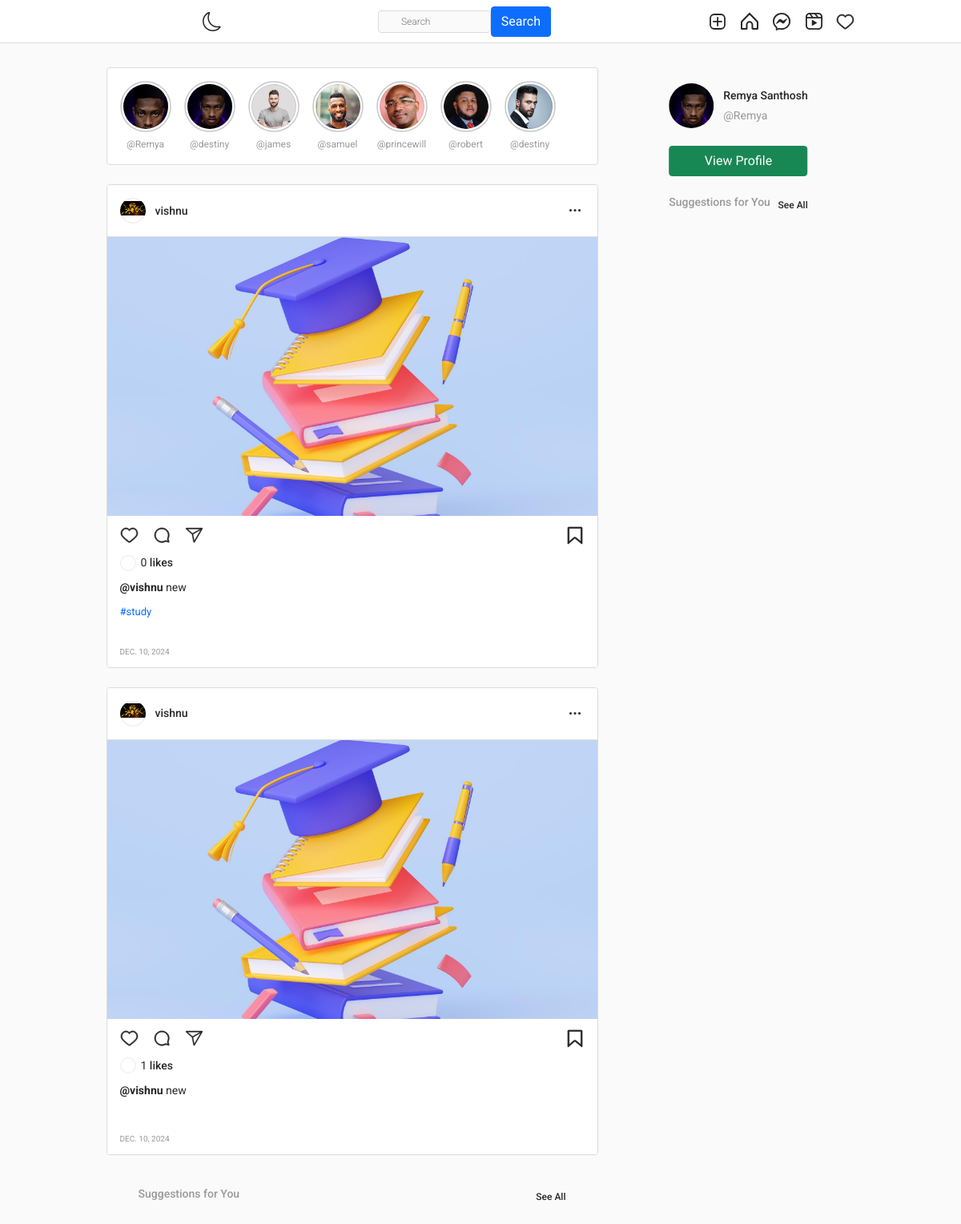
Page /post/ (signed in) on the committed database.
### users/models.py (models this page shows, shortened)
class Profile(models.Model):
    user = models.OneToOneField(User, related_name='profile', on_delete=models.CASCADE)
    image = models.ImageField(upload_to="photos/place", null=True, default="default.jpg")
    first_name = models.CharField(max_length=200, null=True, blank=True)
    last_name = models.CharField(max_length=200, null=True, blank=True)
    bio = models.TextField(max_length=200, null=True, blank=True)
    location = models.CharField(max_length=200, null=True, blank=True)
    url = models.URLField(max_length=200, null=True, blank=True)

### post/models.py (models this page shows, shortened)
class Post(models.Model):
    id = models.UUIDField(primary_key=True, default=uuid.uuid4, editable=False)
    picture = models.ImageField(upload_to='photos/place', verbose_name="Picture")
    caption = models.CharField(max_length=10000, verbose_name="Caption")
    posted = models.DateField(auto_now_add=True)
    tags = models.ManyToManyField(Tag, related_name="tags")
    user = models.ForeignKey(User, on_delete=models.CASCADE)
    likes = models.IntegerField(default=0)

class Tag(models.Model):
    title = models.CharField(max_length=75, verbose_name='Tag')
    slug = models.SlugField(null=False, unique=True, default=uuid.uuid1)
    class Meta:
        verbose_name = 'Tag'
        verbose_name_plural = 'Tags'
    def get_absolute_url(self):
        return reverse('tags', args=[self.slug])
    def __str__(self):
        return self.title

### post/views.py (the view)
# urls.py: path('post/', include('post.urls')),
def post(request):
    user = request.user
    if request.user.is_authenticated:
        try:
            posts = Stream.objects.filter(user=user)
        except user.DoesNotExist:
            user=None
    else:
        user=None
    group_ids = []
    if request.user.is_authenticated:
        try:
            for post in posts:
                group_ids.append(post.post_id)
        except:
            posts=None
    else:
        posts=None
    post_items = Post.objects.filter(id__in=group_ids).all().order_by('-posted')
    context = {
        'post_items': post_items,
    }
    return render(request, 'post/post.html',context)

### category/context_processors.py (called while the page is built)
def menu_links(request):
    links= Category.objects.all()
    return dict(links=links)

### templates/post/post.html (shortened to what this page needs)
{% extends 'post_base.html' %}
{% load static %}
{% block content %}
    <main class="main-container">
        <section class="content-container">
            <div class="content">
                <div class="stories">
                    <div class="stories__content">
                        <button class="story">
                            <div class="story__avatar">
                                <div class="story__border">
                                </div>
                                <div class="story__picture">
                                    <img src="{{request.user.profile.image.url}}" style="width: 80px; height: 80px; object-fit: cover;">
                                </div>
                            </div>
                            <span class="story__user">@{{request.user.username}}</span>
                        </button>
                        <button class="story">
                            <div class="story__avatar">
                                <div class="story__border">
                                </div>
                                <div class="story__picture">
                                    <img src="{% static 'assets2/images/6.jpg' %}">
                                </div>
                            </div>
                            <span class="story__user">@destiny</span>
                        </button>
                    <button class="story">
                            <div class="story__avatar">
                                <div class="story__border">
                                </div>
                                <div class="story__picture">
                                    <img src="{% static 'assets2/images/1.jpg' %}">
                                </div>
                            </div>
                            <span class="story__user">@james</span>
                        </button>
                        <button class="story">
                            <div class="story__avatar">
                                <div class="story__border">
                                </div>
                                <div class="story__picture">
                                    <img src="{% static 'assets2/images/2.jpg' %}" style="width: 100px; height: 100px; object-fit: cover;">
                                </div>
                            </div>
                            <span class="story__user">@samuel</span>
                        </button>
                        <button class="story">
                            <div class="story__avatar">
                                <div class="story__border">
                                </div>
                                <div class="story__picture">
                                    <img src="{% static 'assets2/images/5.jpg' %}" style="width: 100px; height: 100px; object-fit: cover;">
                                </div>
                            </div>
                            <span class="story__user">@princewill</span>
                        </button>
                         <button class="story">
                            <div class="story__avatar">
                                <div class="story__border">
                                </div>
                                <div class="story__picture">
                                    <img src="{% static 'assets2/images/7.png' %}">
                                </div>
                            </div>
                            <span class="story__user">@robert</span>
                        </button>
                        <button class="story">
                            <div class="story__avatar">
                                <div class="story__border">
                                </div>
                                <div class="story__picture">
                                    <img src="{% static 'assets2/images/4.jpg' %}">
                                </div>
                            </div>
                            <span class="story__user">@destiny</span>
                        </button>
                    </div>
                </div>
                <div class="posts">
                    {% for post in post_items %}
                    <article class="post">
                        <div class="post__header">
                                <div class="post__profile">
                                    {% if post.user.profile.image %}
                                    <a href="{{post.user.profile.image.url}}" class="post__avatar">
                                        <img src="{{post.user.profile.image.url}}" alt="User Picture">
                                    </a>
                                    {% endif %}
                                    <a href="{{post.user.username}}" class="post__user">{{ post.user.username }}</a>
                                </div>
                            <button class="post__more-options">
                                <svg width="24" height="24" viewBox="0 0 24 24" fill="none" xmlns="http://www.w3.org/2000/svg">
                                    <circle cx="6.5" cy="11.5" r="1.5" fill="var(--text-dark)"/>
                                    <circle cx="12" cy="11.5" r="1.5" fill="var(--text-dark)"/>
                                    <circle cx="17.5" cy="11.5" r="1.5" fill="var(--text-dark)"/>
                                </svg>
                            </button>
                        </div>
                        <div class="post__content">
                            <div class="post__medias">
                                <a href=""><img class="post__media" src="{{ post.picture.url }}" alt="Post Content" style="width: 700px; height: 348px; object-fit: cover;"></a>
                            </div>
                        </div>
                        <div class="post__footer">
                            <div class="post__buttons">
                                <a href="{% url 'like' post.id %}" class="post__button">
                                </a>
                                <button class="post__button">
                                </button>
                                <button class="post__button">
                                </button>
                                <a href="" class="post__button post__button--align-right">
                                </a>
                            </div>
                            <div class="post__infos">
                                <div class="post__likes">
                                    <a href="#" class="post__likes-avatar">
                                    </a>
                                    <span>{{post.likes}} <a class="post__name--underline" href="#">likes</a> <a href="#"></a></span>
                                </div>
                                <div class="post__description">
                                    <span>
                                        <a class="post__name--underline" href="#"><b>@{{post.user.username}}</b></a>
                                        {{post.caption}}
                                    </span>
                                </div>
                                <p style="font-size: 13px;">{% for tag in post.tags.all %}
                                    <a href="{{ tag.get_absolute_url }}" style="text-decoration: none;">
                                        #{{ tag }}
                                    </a>
                                    {% endfor %}
                                </p>
                                <span class="post__date-time">{{post.posted}}</span>
                            </div>
                        </div>
                    </article>
                    {% endfor %}
                    <div class="side-menu__suggestions-content" style="padding: 0 40px;">
                         <div class="side-menu__suggestions-header">
                        <h2>Suggestions for You</h2>
                        <button>See All</button>
                    </div>
                    </div>
                </div>
            </div>
            <section class="side-menu">
                <div class="side-menu__user-profile">
                    <a href="https://github.com/leocosta1" target="_blank" class="side-menu__user-avatar">
                        <img src="{{ request.user.profile.image.url }}" alt="User Picture">
                    </a>
                    <div class="side-menu__user-info">
                        {% if user.profile.first_name %}
                        <a href="{{request.user.username}}">{{request.user.profile.first_name|title }} {{request.user.profile.last_name|title }}</a>
                        {% else %}
                        <a href="{{request.user.username}}">{{user.username}}</a>
                        {% endif %}
                        <span>@{{request.user.username}}</span>
                    </div>
                </div>
                <a class="btn btn-block btn-success" href="{% url 'profile' user %}">View Profile</a><br>
                <div class="side-menu__suggestions-section">
                    <div class="side-menu__suggestions-header">
                        <h2>Suggestions for You</h2>
                        <button>See All</button>
                    </div>
                </div>
            </section>
{% endblock content %}

### rows in the picture
Post: user.profile.image (picture), user.username "vishnu", picture (picture), likes "0", caption "new", posted "DEC. 10, 2024"
Tag: title "study"
Post: user.profile.image (picture), user.username "vishnu", picture (picture), likes "1", caption "new", posted "DEC. 10, 2024"

### other values in the picture
{{ request.user.username }} "Remya"
{{ request.user.profile.first_name|title }} "Remya"
{{ request.user.profile.last_name|title }} "Santhosh"
